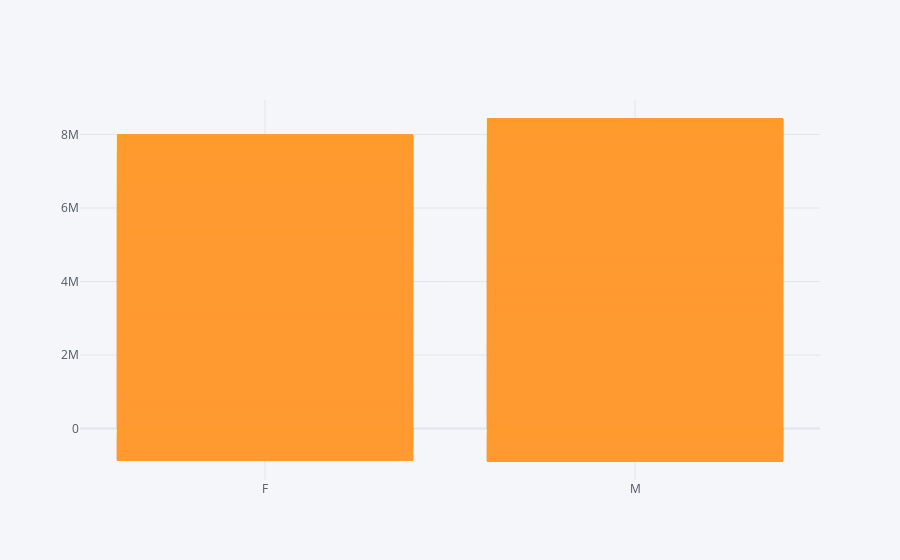

The notebook cell saved with this chart:
### Code cell
tran1.set_index('Gender')['Rate'].sort_values(ascending=False).iplot(kind='bar')

### Figure 1 — Plotly figure (JSON) as saved in the notebook; plotly's stock layout.template omitted (floating-point values rounded to 4 significant figures; data arrays with more than 128 entries replaced by an {"elided": "..."} marker saying what was removed)
{"data": [{"marker": {"color": "rgba(255, 153, 51, 0.6)", "line": {"color": "rgba(255, 153, 51, 1.0)", "width": 1}}, "name": "Rate", "orientation": "v", "text": "", "type": "bar", "x": {"elided": "23045 str values"}, "y": {"elided": "23045 int values"}}], "layout": {"legend": {"bgcolor": "#F5F6F9", "font": {"color": "#4D5663"}}, "paper_bgcolor": "#F5F6F9", "plot_bgcolor": "#F5F6F9", "title": {"font": {"color": "#4D5663"}}, "xaxis": {"gridcolor": "#E1E5ED", "showgrid": true, "tickfont": {"color": "#4D5663"}, "title": {"font": {"color": "#4D5663"}, "text": ""}, "zerolinecolor": "#E1E5ED"}, "yaxis": {"gridcolor": "#E1E5ED", "showgrid": true, "tickfont": {"color": "#4D5663"}, "title": {"font": {"color": "#4D5663"}, "text": ""}, "zerolinecolor": "#E1E5ED"}}}
